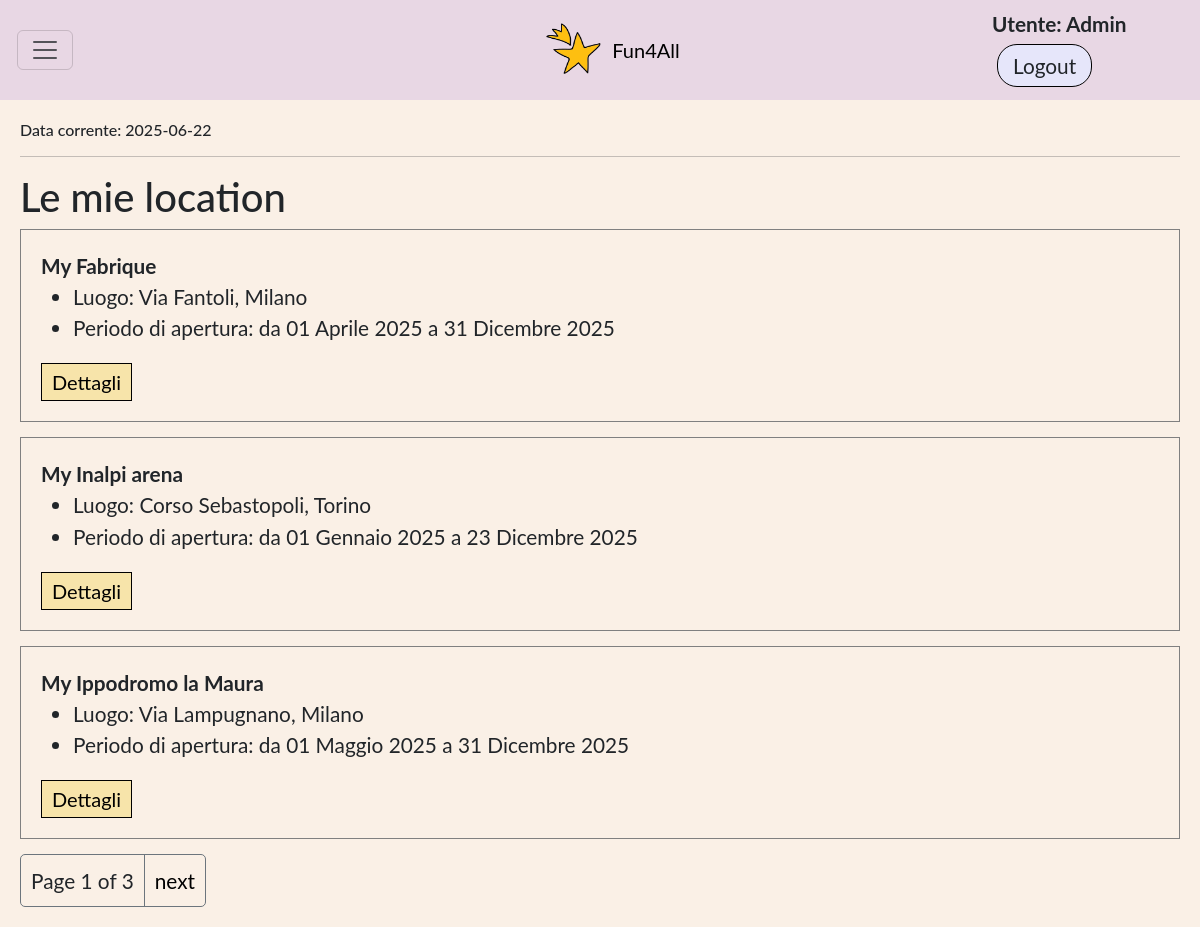
/locations/ (signed in), run on the app's committed database.
### app_fun4all/models.py (models this page shows, shortened)
class DataFittizia(models.Model):
    data_fittizia = models.DateField(validators=[valida_data_2025])
    admin = models.ForeignKey(User, on_delete=models.SET_NULL, null=True, blank=True)
    def __str__(self):
        return f"Data corrente: {self.data_fittizia}"
    class Meta:
        verbose_name_plural = 'Data Fittizia'
        permissions = (('can_manage_data_fittizia', 'Can manage Data Fittizia'),)

class Location(models.Model):
    nome = models.CharField(max_length=50)
    proprietario = models.ForeignKey(User, on_delete=models.SET_NULL, null=True, blank=True, related_name='locations' )
    luogo = models.CharField(max_length=100)
    capienza = models.PositiveIntegerField(validators=[MinValueValidator(1)])
    costo = models.PositiveIntegerField()
    data_apertura = models.DateField(validators=[valida_data_2025])
    data_chiusura = models.DateField(validators=[valida_data_2025])
    data_corrente = models.ForeignKey(DataFittizia, on_delete=models.PROTECT, null=True, blank=True, related_name='locations')
    Stato =[
        ('A', 'Attivo'),
        ('I', 'Inattivo'),
    ]
    stato = models.CharField(max_length=1, choices=Stato, default='A') #choices genera get_stato_display() che restituisce la descrizione dello stato
    class Meta:
        verbose_name_plural = 'Locations'
        permissions = (('can_manage_location', 'Can manage location'),)

### app_fun4all/views.py (the view)
# urls.py: path('locations/', views.LocationListView.as_view(), name='locations'),
class LocationListView(LoginRequiredMixin,PermissionRequiredMixin,generic.ListView): #CBV della lista delle location con i loro dati
    login_url = '/accounts/login/'
    model = Location
    paginate_by = 3
    permission_required = 'app_fun4all.can_manage_location'
    raise_exception = True
    def get_queryset(self):
        if self.request.user.is_superuser or self.request.user.is_staff:
            all_locations = Location.objects.all()
        else:
            all_locations = Location.objects.filter(proprietario=self.request.user)
        return all_locations.order_by('nome')

### app_fun4all/views.py (called while the page is built)
def data_corrente(request): #FBV che restituisce la data fittizia
    return { 'data_corrente': DataFittizia.objects.first() }

### app_fun4all/templates/app_fun4all/location_list.html
{% extends 'base_generic.html' %}
{% block content %}
  <h1>Le mie location</h1>
    {%if location_list%}
      {% for location in location_list %}
        <div class="sezione">
          <b>{{ location.nome }}</b>
          <ul>
            <li> Luogo: {{ location.luogo }}</li>
            {%if location.stato == 'A'%}
            <li> Periodo di apertura: da {{ location.data_apertura }} a {{ location.data_chiusura }}</li>
            {%else%}<li>Chiuso</li>{%endif%}
          </ul>
          <a href="{% url 'location-detail' location.pk %}" class = "btn-link">Dettagli</a>
        </div>
      {% endfor %}
    {% else %}
      <div class="sezione"><h4>Non ci sono location.</h4></div>
    {% endif %}
{% endblock %}

### app_fun4all/templates/base_generic.html (shortened to what this page needs)
<!DOCTYPE html>
<html lang="en">
<head>
    {% load static %}
    <link rel="stylesheet" href="https://cdn.jsdelivr.net/npm/bootstrap@5.3.0/dist/css/bootstrap.min.css">
    <link rel="stylesheet" href="{% static 'css/style.css' %}">
    <link rel="stylesheet" href="{% static 'css/home_layout.css' %}">
</head>
<body>
    <div class="box">
        {% block sidebar %}
            <nav class="navbar" style="background-color:rgb(232, 215, 228)">
                <div class="container-fluid d-flex align-items-center">
                    <div class="col-2">
                        {% if user.is_authenticated %}
                            <button class="navbar-toggler"
                                    type="button"
                                    data-bs-toggle="collapse"
                                    data-bs-target="#funzionalita"
                                    aria-expanded="false"
                                    aria-controls="funzionalita"
                                    aria-label="Toggle navigation">
                                <span class="navbar-toggler-icon"></span>
                            </button>
                        {% endif %}
                    </div>
                    <div class="col-8 text-center">
                        <a class="navbar-brand" href="{% url 'home' %}" style="display:flex;align-items:center;justify-content:center;">
                        <img src="{% static 'images/favicon.png' %}" alt="Logo" width="60" height="54" class="d-inline-block align-text-top me-2">
                        Fun4All
                    </a>
                    </div>
                    <div class="col-2 text-end">
                        {% if user.is_authenticated %}
                        <div class="autent ">
                            <span style="margin-right: 15px; font-weight: bold;"> Utente: {{ user.get_username }}</span>
                            <form style="display:inline" method="post" action="{% url 'logout' %}?next={% url 'home' %}">
                                <button class="btn">Logout</button>
                            </form>
                        </div>
                         {% else %}
                        <div class="autent ">
                            <a class="btn" href="{% url 'resetlogin' request.path %}">Login</a>
                            <a class="btn" href="{% url 'signup' request.path %}">Signup</a>
                        </div>
                        {% endif %}
                    </div>
                </div>
            </nav>
        {% endblock %}
        <div class="contenuto-principale" id="main-content">
            <h6>{{ data_corrente }}</h6>
            <hr>
            {% block content %}{% endblock %}
            {% block pagination %}
                {% if is_paginated %}
                    <div class="pagination">
                        <span style="padding: 10px;">Page {{ page_obj.number }} of {{ page_obj.paginator.num_pages }}</span>
                        {% if page_obj.has_next %}
                            <a style="border-left: 1px solid #6C757D;" href="{{ request.path }}?page={{ page_obj.next_page_number }}">next</a>
                        {% endif %}
                    </div>
                {% endif %}
            {% endblock %}
        </div>
    </div>
</body>
</html>

### app_fun4all/static/css/style.css (style rules this page uses)
body { font-family: "Lato", sans-serif; font-size : 1.3em; height : 96vh; margin-top: 2vh; margin-bottom: 2vh; }
.box ul { margin-bottom: 0px; }
button { display: inline-block; border: 1px solid black; padding: 3px 10px; cursor: pointer; background-color: #f7e4aa; transition: background-color 0.3s; font-size: 20px; margin: 5px; }
.navbar-brand { display: flex; align-items: center; margin-left:40px; text-align: end; }
.autent { display: flex; align-items: center; flex-wrap: wrap; align-content: end; }
.btn { border:solid black 0.09em; border-radius: 20px; background-color: lavender; padding: 5px 15px; font-size: 1em; margin: 5px; cursor:pointer; }
.btn-link { display: inline-block; color: black; text-decoration: none; border: 1px solid black; padding: 3px 10px; cursor:pointer; background-color: #f7e4aa; transition: background-color 0.3s; font-size: 20px; margin-top: 20px; }
.sezione { width: 100%; padding: 20px; margin-bottom: 15px; border: 0.5px solid gray; }
.pagination { display:flex; align-items: baseline; width: fit-content; border: 1px solid #6C757D; border-radius: 5px; }
.pagination a { text-decoration: none; color:black; padding: 10px; margin:0px; }

### app_fun4all/static/css/home_layout.css (style rules this page uses)
html, body { height: 100%; margin: 0; }
.box { width: 100%; min-height: 100vh; background: linen; overflow: auto; }
.contenuto-principale { padding: 20px; width: 100%; height: 95%; background-color: linen; }

### data on the page
DataFittizia: data_fittizia "Data corrente: 2025-06-22"
Location: nome "My Fabrique", luogo "Via Fantoli, Milano", data_apertura "01 Aprile 2025", data_chiusura "31 Dicembre 2025"
Location: nome "My Inalpi arena", luogo "Corso Sebastopoli, Torino", data_apertura "01 Gennaio 2025", data_chiusura "23 Dicembre 2025"
Location: nome "My Ippodromo la Maura", luogo "Via Lampugnano, Milano", data_apertura "01 Maggio 2025", data_chiusura "31 Dicembre 2025"

### other printed values
{{ user.get_username }} "Admin"
{{ page_obj.number }} "1"
{{ page_obj.paginator.num_pages }} "3"
